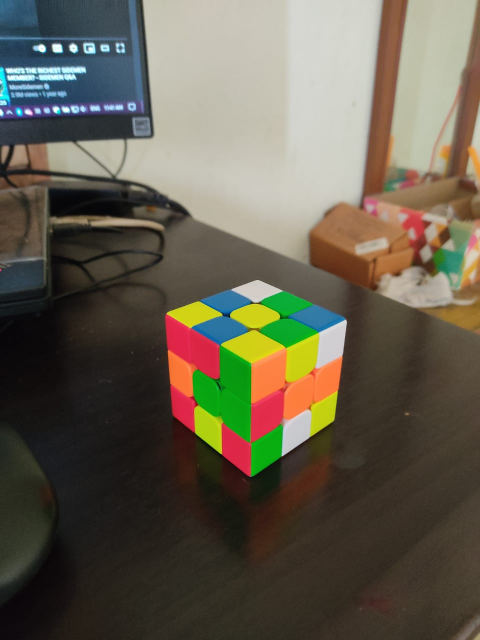
#> input picture Images/Rubiks_1.jpeg, 960 x 1280 px, found by its file name (shown at 1/2 size)
$ python hsv_getbg.py
#> lines starting #> are read from the running program, lines starting #| are printed output that depends on the picture; after the words box and inside, x2 and y2 are one past the last pixel; in counts of white or black regions, pixels touching at a corner belong together
import numpy as np
import cv2 as cv
import matplotlib.pyplot as plt

img = cv.imread("Images/Rubiks_1.jpeg")
#> img is the input picture: shape (1280, 960, 3); mean B, G, R 78.6, 93.8, 100.1


def rescaleFrame(frame, scale=0.5):
    # Works for images, videos, live videos
#> called with scale = 0.5
    width = int(frame.shape[1] * scale)
#> width = 480
    height = int(frame.shape[0] * scale)
#> height = 640
    dimensions = (width, height)
#> dimensions = (480, 640)
    return cv.resize(frame, dimensions, interpolation=cv.INTER_AREA)
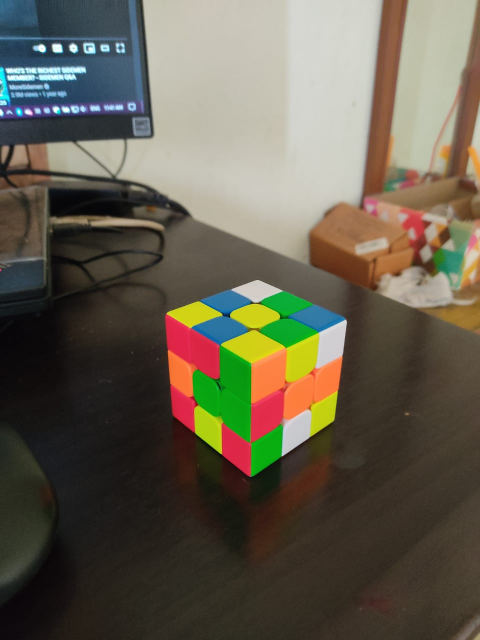
#> returned value: shape (640, 480, 3); mean of channels 0, 1, 2 78.8, 94, 100.2; drawn as B, G, R


img = rescaleFrame(img, 0.5)
gray = cv.cvtColor(img, cv.COLOR_BGR2GRAY)
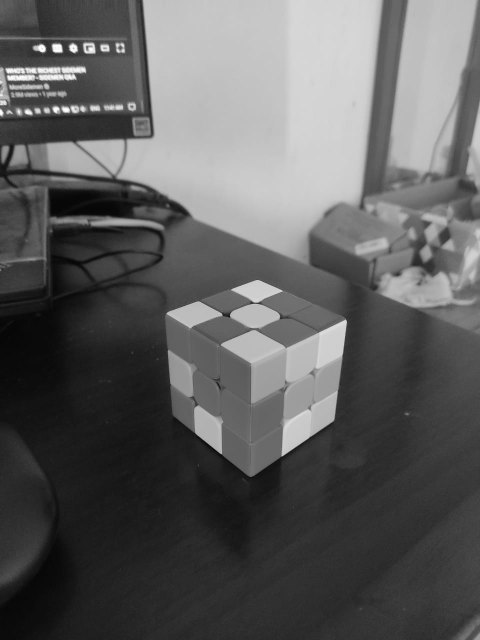
#> gray: shape (640, 480); min 5, max 255, mean 94.1
kernel = np.ones((2, 2), np.uint8)

# HSV -> GAUSSIANBlur -> CANNY
hsv = cv.cvtColor(img, cv.COLOR_BGR2HSV)
#> hsv: shape (640, 480, 3); mean H, S, V 35.9, 80.7, 108
blur = cv.GaussianBlur(hsv, (15, 15), cv.BORDER_DEFAULT)
#> blur: shape (640, 480, 3); mean H, S, V 35.9, 80.7, 108
canny = cv.Canny(blur, 10, 175)
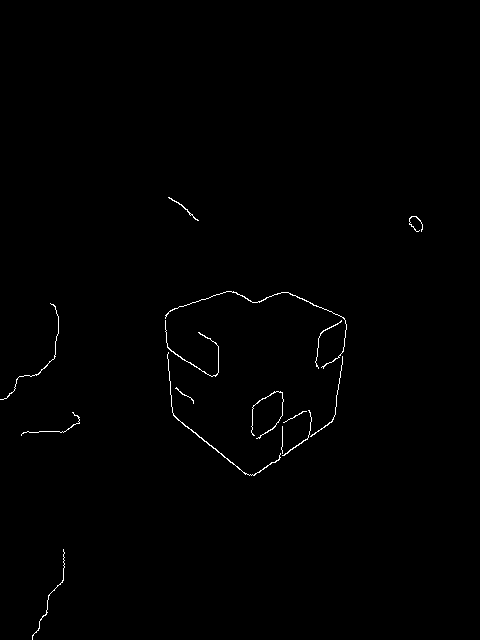
#> canny: shape (640, 480); 0.52% white in thin lines or dots, all inside (x1, y1, x2, y2) = (0, 197, 423, 640)


blank = np.zeros(img.shape, dtype='uint8')
# Contours
contours, hierarchies = cv.findContours(
    canny, cv.RETR_LIST, cv.CHAIN_APPROX_NONE)
#> contours = 16 contours, 11 with area under 20; largest, box (x1, y1, x2, y2) and area: (167, 352, 281, 476) 64, (165, 291, 347, 369) 42, (165, 320, 219, 377) 32, (251, 391, 284, 439) 22, (168, 197, 199, 221) 22
print(f'{len(contours)} contour(s) found')
#| 16 contour(s) found
print()
cv.drawContours(blank, contours, -1, (0, 0, 255), 1)

dilation = cv.dilate(blank, kernel, iterations=1)

cv.imshow("Cube", hsv)
cv.waitKey(0)
